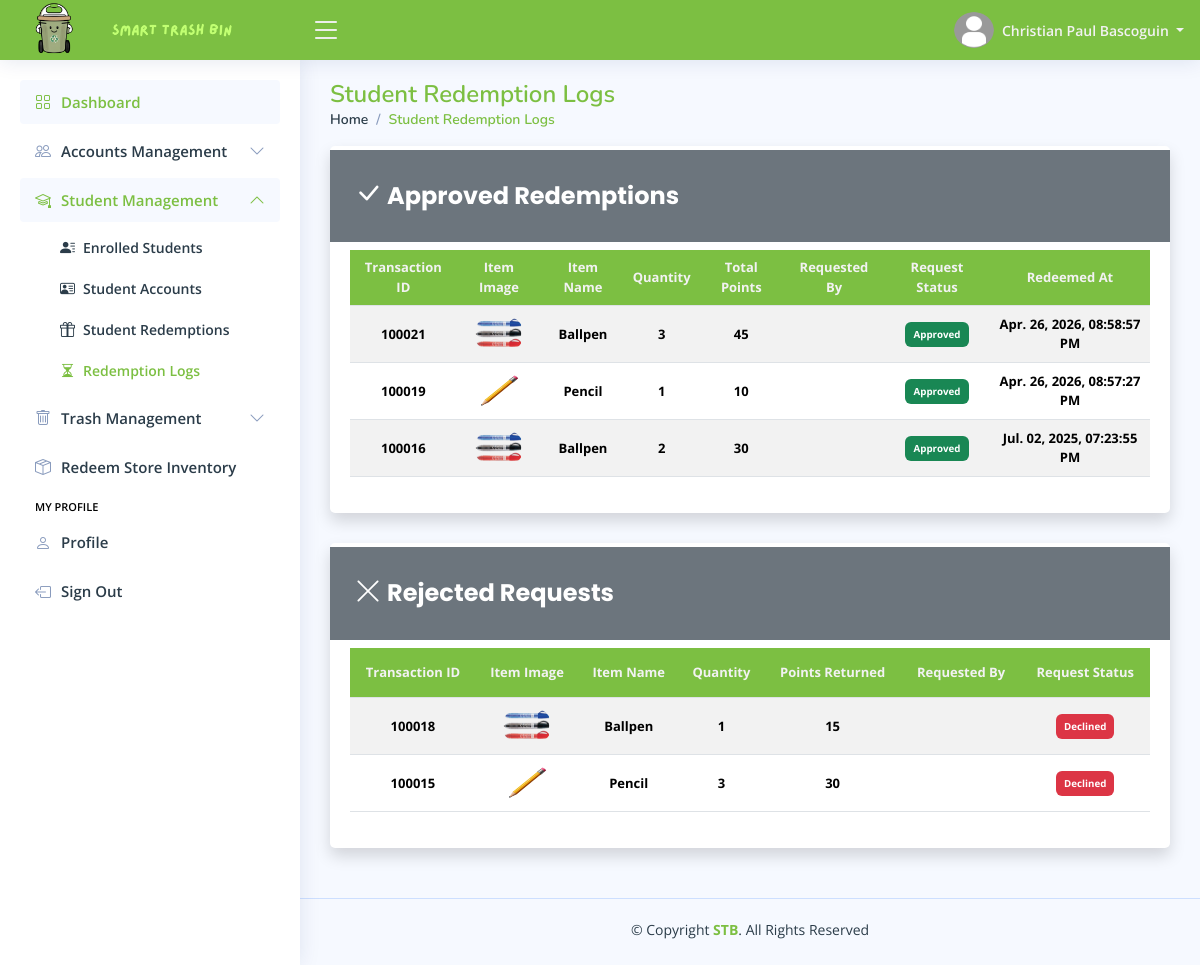
Screenshot of /pages/admin/home.php?page=redemption-log (signed in) with the database file from the repository.
### tables this page shows
CREATE TABLE `admin_profile_tbl` (
  `tbl_row_id` int(11) NOT NULL,
  `admin_id` int(11) NOT NULL,
  `profile_picture` varchar(255) DEFAULT NULL,
  `date_of_birth` date DEFAULT NULL,
  `gender` enum('Male','Female','Others') DEFAULT 'Others',
  `civil_status` enum('Single','Married','Divorced','Widowed') DEFAULT 'Single',
  `address` varchar(255) NOT NULL,
  `phone_number` varchar(50) NOT NULL,
  `facebook_link` varchar(255) NOT NULL,
  `updated_at` timestamp NOT NULL DEFAULT current_timestamp() ON UPDATE current_timestamp()
);

CREATE TABLE `admin_accounts_tbl` (
  `admin_id` int(11) NOT NULL,
  `first_name` varchar(100) NOT NULL,
  `middle_name` varchar(100) DEFAULT NULL,
  `last_name` varchar(100) NOT NULL,
  `email_address` varchar(150) NOT NULL,
  `admin_password` varchar(255) NOT NULL,
  `role` enum('Administrator') DEFAULT 'Administrator',
  `reset_password_token` varchar(255) DEFAULT NULL,
  `password_token_expiry` datetime DEFAULT NULL,
  `locked_account` enum('Yes','No') DEFAULT 'No',
  `created_at` timestamp NOT NULL DEFAULT current_timestamp(),
  `updated_at` timestamp NOT NULL DEFAULT current_timestamp() ON UPDATE current_timestamp()
);

CREATE TABLE `transactions_tbl` (
  `transaction_id` int(11) NOT NULL,
  `redeemed_by` varchar(255) DEFAULT NULL,
  `item_redeemed` int(11) NOT NULL,
  `item_quantity` int(11) NOT NULL,
  `points_per_item` int(11) NOT NULL,
  `total_points` int(11) NOT NULL,
  `redeem_status` enum('Approved','Declined','Pending') DEFAULT 'Pending',
  `requested_at` timestamp NOT NULL DEFAULT current_timestamp(),
  `redeemed_at` varchar(100) DEFAULT 'Pending'
);

CREATE TABLE `reward_items_tbl` (
  `item_id` int(11) NOT NULL,
  `item_image` varchar(255) DEFAULT NULL,
  `item_name` varchar(255) NOT NULL,
  `item_description` text DEFAULT 'N/A',
  `item_points` int(11) NOT NULL,
  `item_stocks` int(11) NOT NULL,
  `added_at` timestamp NOT NULL DEFAULT current_timestamp(),
  `updated_at` timestamp NOT NULL DEFAULT current_timestamp() ON UPDATE current_timestamp()
);

### config/format-data.config.php (called while the page is built, shortened)
<?php
    function format_timestamp($timestamp) {
        $formatted_timestamp = date("M. d, Y, h:i:s A", strtotime($timestamp));
        return $formatted_timestamp;
    }
?>

### pages/admin/pages/redemption-log.php (the view, shortened to what this page needs)
<main id="main" class="main">
    <?php
        include_once "includes/pagetitle.php";
    ?>
    <section class="section">
        <div class="row">
            <div class="col-lg-12">
                <div class="card shadow">
                    <div class="d-flex justify-content-between align-items-center px-4 py-2 bg-secondary mb-2 mt-1">
                        <h5 class="card-title text-white custom-card-title fw-bold">
                            <i class="bi bi-check-lg fs-3"></i>
                            Approved Redemptions
                        </h5>
                    </div>
                    <div class="card-body">
                        <div class="table-responsive">
                            <table class="table table-striped table-hover datatable custom-table">
                                <thead>
                                    <tr>
                                        <th scope="col"> Transaction ID </th>
                                        <th scope="col"> Item Image </th>
                                        <th scope="col"> Item Name </th>
                                        <th scope="col"> Quantity </th>
                                        <th scope="col"> Total Points </th>
                                        <th scope="col"> Requested By </th>
                                        <th scope="col"> Request Status </th>
                                        <th scope="col"> Redeemed At </th>
                                    </tr>
                                </thead>
                                <tbody>
                                    <?php
                                    $fetch_pending_requests = $conn->prepare("SELECT
                                                                                tt.*,
                                                                                CONCAT(sa.first_name, ' ', sa.last_name) AS 'redeemed_by',
                                                                                rt.item_image,
                                                                                rt.item_name
                                                                            FROM transactions_tbl tt
                                                                            LEFT JOIN reward_items_tbl rt
                                                                            ON tt.item_redeemed = rt.item_id
                                                                            LEFT JOIN student_accounts_tbl sa
                                                                            ON tt.redeemed_by = sa.student_lrn
                                                                            WHERE tt.redeem_status = :redeem_status
                                                                            ORDER BY tt.redeemed_at DESC
                                                                            ");
                                    $fetch_pending_requests->execute([":redeem_status" => "Approved"]);
                                    if ($fetch_pending_requests->rowCount() > 0) {
                                        while ($transaction_data = $fetch_pending_requests->fetch()) {
                                            $item_image = $transaction_data["item_image"];
                                    ?>
                                            <tr>
                                                <td class="fw-bold">
                                                    <?php echo htmlspecialchars($transaction_data["transaction_id"]); ?>
                                                </td>
                                                <td>
                                                    <img
                                                        src="<?php echo htmlspecialchars($item_file_path . $item_image); ?>"
                                                        alt="Item Image"
                                                        class="rounded-circle"
                                                        width="40" height="40">
                                                </td>
                                                <td class="fw-bold">
                                                    <?php echo htmlspecialchars($transaction_data["item_name"]); ?>
                                                </td>
                                                <td class="fw-bold">
                                                    <?php echo htmlspecialchars($transaction_data["item_quantity"]); ?>
                                                </td>
                                                <td class="fw-bold">
                                                    <?php echo htmlspecialchars($transaction_data["total_points"]); ?>
                                                </td>
                                                <td class="fw-bold">
                                                </td>
                                                <td class="fw-bold">
                                                    <span class="badge bg-<?php echo htmlspecialchars($transaction_data["redeem_status"] === "Approved" ? "success" : "danger"); ?> p-2">
                                                        <?php echo htmlspecialchars($transaction_data["redeem_status"]); ?>
                                                    </span>
                                                </td>
                                                <td class="fw-bold">
                                                        <?php echo htmlspecialchars(format_timestamp($transaction_data["redeemed_at"])); ?>
                                                </td>
                                            </tr>
                                        <?php
                                        }
                                    }
                                    ?>
                                </tbody>
                            </table>
                        </div>
                    </div>
                </div>
            </div>
            <div class="col-lg-12">
                <div class="card shadow">
                    <div class="d-flex justify-content-between align-items-center px-4 py-2 bg-secondary mb-2 mt-1">
                        <h5 class="card-title text-white custom-card-title fw-bold">
                            <i class="bi bi-x-lg fs-3"></i>
                            Rejected Requests
                        </h5>
                    </div>
                    <div class="card-body">
                        <div class="table-responsive">
                            <table class="table table-striped table-hover datatable custom-table">
                                <thead>
                                    <tr>
                                        <th scope="col"> Transaction ID </th>
                                        <th scope="col"> Item Image </th>
                                        <th scope="col"> Item Name </th>
                                        <th scope="col"> Quantity </th>
                                        <th scope="col"> Points Returned </th>
                                        <th scope="col"> Requested By </th>
                                        <th scope="col"> Request Status </th>
                                    </tr>
                                </thead>
                                <tbody>
                                    <?php
                                    $fetch_pending_requests = $conn->prepare("SELECT
                                                                                tt.*,
                                                                                CONCAT(sa.first_name, ' ', sa.last_name) AS 'redeemed_by',
                                                                                rt.item_image,
                                                                                rt.item_name
                                                                            FROM transactions_tbl tt
                                                                            LEFT JOIN reward_items_tbl rt
                                                                            ON tt.item_redeemed = rt.item_id
                                                                            LEFT JOIN student_accounts_tbl sa
                                                                            ON tt.redeemed_by = sa.student_lrn
                                                                            WHERE tt.redeem_status = :redeem_status
                                                                            ORDER BY tt.transaction_id DESC
                                                                            ");
                                    $fetch_pending_requests->execute([":redeem_status" => "Declined"]);
                                    if ($fetch_pending_requests->rowCount() > 0) {
                                        while ($transaction_data = $fetch_pending_requests->fetch()) {
                                            $item_image = $transaction_data["item_image"];
                                    ?>
                                            <tr>
                                                <td class="fw-bold">
                                                    <?php echo htmlspecialchars($transaction_data["transaction_id"]); ?>
                                                </td>
                                                <td>
                                                    <img
                                                        src="<?php echo htmlspecialchars($item_file_path . $item_image); ?>"
                                                        alt="Item Image"
                                                        class="rounded-circle"
                                                        width="40" height="40">
                                                </td>
                                                <td class="fw-bold">
                                                    <?php echo htmlspecialchars($transaction_data["item_name"]); ?>
                                                </td>
                                                <td class="fw-bold">
                                                    <?php echo htmlspecialchars($transaction_data["item_quantity"]); ?>
                                                </td>
                                                <td class="fw-bold">
                                                    <?php echo htmlspecialchars($transaction_data["total_points"]); ?>
                                                </td>
                                                <td class="fw-bold">
                                                </td>
                                                <td class="fw-bold">
                                                    <span class="badge bg-<?php echo htmlspecialchars($transaction_data["redeem_status"] === "Approved" ? "success" : "danger"); ?> p-2">
                                                        <?php echo htmlspecialchars($transaction_data["redeem_status"]); ?>
                                                    </span>
                                                </td>
                                            </tr>
                                        <?php
                                        }
                                    }
                                    ?>
                                </tbody>
                            </table>
                        </div>
                    </div>
                </div>
            </div>
        </div>
    </section>
</main>

### pages/includes/header.php (shortened to what this page needs)
<header id="header" class="header fixed-top d-flex align-items-center">
    <div class="d-flex align-items-center justify-content-between">
        <a href="home.php" class="logo d-flex align-items-center gap-0">
            <img src="../../assets/global/images/stb-logo.png" alt="Website Logo">
            <img src="../../assets/global/images/stb-name.png" alt="Website Logo">
        </a>
        <i class="bi bi-list toggle-sidebar-btn"></i>
    </div>
    <nav class="header-nav ms-auto">
        <ul class="d-flex align-items-center">
            <li class="nav-item dropdown pe-3">
                <a class="nav-link nav-profile d-flex align-items-center pe-0" href="#" data-bs-toggle="dropdown">
                    <img src="<?php echo htmlspecialchars($file_path . $profile_picture); ?>" alt="Profile Picture" class="rounded-circle" width="40" height="40">
                    <span class="d-none d-md-block dropdown-toggle ps-2"> <?php echo htmlspecialchars($first_name . " " . $last_name); ?> </span>
                </a>
            </li>
        </ul>
    </nav>
</header>

### rows the page displays
admin_profile_tbl: admin.last_name "Christian Paul Bascoguin"
transactions_tbl: transaction_id "100021", item_redeemed.item_image (picture), item_redeemed.item_name "Ballpen", item_quantity "3", total_points "45", redeem_status "Approved", redeemed_at "Apr. 26, 2026, 08:58:57 PM"
transactions_tbl: transaction_id "100019", item_redeemed.item_image (picture), item_redeemed.item_name "Pencil", item_quantity "1", total_points "10", redeem_status "Approved", redeemed_at "Apr. 26, 2026, 08:57:27 PM"
transactions_tbl: transaction_id "100016", item_redeemed.item_image (picture), item_redeemed.item_name "Ballpen", item_quantity "2", total_points "30", redeem_status "Approved", redeemed_at "Jul. 02, 2025, 07:23:55 PM"
transactions_tbl: transaction_id "100018", item_redeemed.item_image (picture), item_redeemed.item_name "Ballpen", item_quantity "1", total_points "15", redeem_status "Declined"
transactions_tbl: transaction_id "100015", item_redeemed.item_image (picture), item_redeemed.item_name "Pencil", item_quantity "3", total_points "30", redeem_status "Declined"

### other values shown
$page_titles[$page_name] "Student Redemption Logs"
